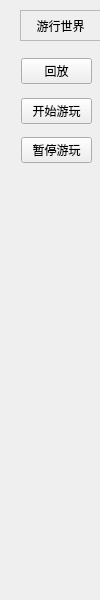
<?xml version="1.0" encoding="UTF-8"?>
<ui version="4.0">
 <class>Widget</class>
 <widget class="QWidget" name="Widget">
  <property name="geometry">
   <rect>
    <x>0</x>
    <y>0</y>
    <width>100</width>
    <height>600</height>
   </rect>
  </property>
  <property name="maximumSize">
   <size>
    <width>100</width>
    <height>600</height>
   </size>
  </property>
  <property name="windowTitle">
   <string>Widget</string>
  </property>
  <widget class="QLabel" name="label">
   <property name="geometry">
    <rect>
     <x>20</x>
     <y>10</y>
     <width>81</width>
     <height>31</height>
    </rect>
   </property>
   <property name="frameShape">
    <enum>QFrame::StyledPanel</enum>
   </property>
   <property name="frameShadow">
    <enum>QFrame::Raised</enum>
   </property>
   <property name="midLineWidth">
    <number>1</number>
   </property>
   <property name="text">
    <string>游行世界</string>
   </property>
   <property name="alignment">
    <set>Qt::AlignCenter</set>
   </property>
  </widget>
  <widget class="QWidget" name="widget_2" native="true">
   <property name="geometry">
    <rect>
     <x>10</x>
     <y>40</y>
     <width>93</width>
     <height>141</height>
    </rect>
   </property>
   <property name="maximumSize">
    <size>
     <width>100</width>
     <height>200</height>
    </size>
   </property>
   <layout class="QVBoxLayout" name="verticalLayout">
    <item>
     <spacer name="verticalSpacer">
      <property name="orientation">
       <enum>Qt::Vertical</enum>
      </property>
      <property name="sizeHint" stdset="0">
       <size>
        <width>20</width>
        <height>1</height>
       </size>
      </property>
     </spacer>
    </item>
    <item>
     <widget class="QPushButton" name="pushButton">
      <property name="text">
       <string>回放</string>
      </property>
     </widget>
    </item>
    <item>
     <spacer name="verticalSpacer_2">
      <property name="orientation">
       <enum>Qt::Vertical</enum>
      </property>
      <property name="sizeHint" stdset="0">
       <size>
        <width>20</width>
        <height>2</height>
       </size>
      </property>
     </spacer>
    </item>
    <item>
     <widget class="QPushButton" name="pushButton_2">
      <property name="text">
       <string>开始游玩</string>
      </property>
     </widget>
    </item>
    <item>
     <spacer name="verticalSpacer_3">
      <property name="orientation">
       <enum>Qt::Vertical</enum>
      </property>
      <property name="sizeHint" stdset="0">
       <size>
        <width>20</width>
        <height>1</height>
       </size>
      </property>
     </spacer>
    </item>
    <item>
     <widget class="QPushButton" name="pushButton_3">
      <property name="text">
       <string>暂停游玩</string>
      </property>
     </widget>
    </item>
    <item>
     <spacer name="verticalSpacer_4">
      <property name="orientation">
       <enum>Qt::Vertical</enum>
      </property>
      <property name="sizeHint" stdset="0">
       <size>
        <width>20</width>
        <height>2</height>
       </size>
      </property>
     </spacer>
    </item>
   </layout>
  </widget>
 </widget>
 <layoutdefault spacing="6" margin="11"/>
 <resources/>
 <connections/>
</ui>
